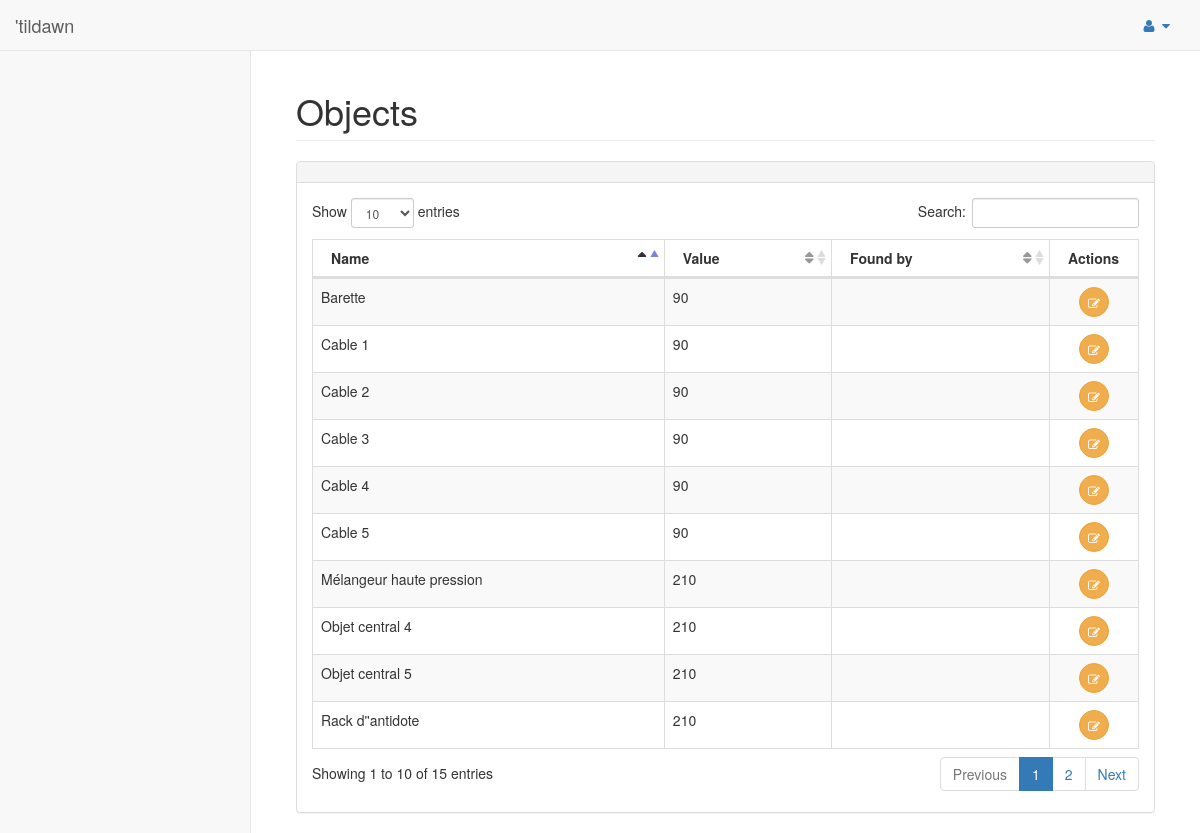
The app's page /pages/objects.php with its own data.
### tables this page shows
CREATE TABLE Objects (
    id INT NOT NULL AUTO_INCREMENT,
	name VARCHAR(32) NOT NULL UNIQUE,
	`found` BOOLEAN NOT NULL DEFAULT FALSE, 
	`value` INT NOT NULL,
	teamId INT,
	main BOOLEAN,
	 

	
	PRIMARY KEY(id),
	FOREIGN KEY(teamId) REFERENCES Teams(id)
);

### model/objects.php (called while the page is built, shortened)
<?php
include_once('../model/db.php');
function getAllObjects(){
    $link = connect();
    $res = mysqli_query($link, 'select objects.id as id, objects.name as name, value, teams.name as foundby, `main` from objects left join teams on objects.teamId = teams.id;');
    return fetch_result($res);
}
?>

### controller/common.php (called while the page is built, shortened)
<?php
require("../model/objects.php");
function getObjects(){
	return getAllObjects();
}
?>

### model/db.php (called while the page is built, shortened)
<?php
function fetch_result($res) {
	$result = array();
	if($res != False){
	    while($row = mysqli_fetch_assoc($res)) {
            $result[] = $row;
        }
	}else{
		echo "No result";
	}
    return $result;
}
?>

### pages/objects.php (the view, shortened to what this page needs)
<!DOCTYPE html>
<?php
$objects = getObjects();
?>
<html lang="en">
<head>
    <link href="../vendor/bootstrap/css/bootstrap.min.css" rel="stylesheet">
    <link href="../vendor/metisMenu/metisMenu.min.css" rel="stylesheet">
    <link href="../dist/css/sb-admin-2.css" rel="stylesheet">
    <link href="../vendor/font-awesome/css/font-awesome.min.css" rel="stylesheet" type="text/css">
    <link href="../vendor/datatables-plugins/dataTables.bootstrap.css" rel="stylesheet">
    <link href="../vendor/datatables-responsive/dataTables.responsive.css" rel="stylesheet">
</head>
<body>
    <div id="wrapper">
        <?php include("nav.php");?>
        <div id="page-wrapper">
            <div class="container-fluid">
                <div class="row">
                    <div class="col-lg-12">
                        <h1 class="page-header">Objects</h1>
                    </div>
                </div>
				<div class="row">
                <div class="col-lg-12">
                    <div class="panel panel-default">
                        <div class="panel-heading">
                        </div>
                        <div class="panel-body">
                            <table width="100%" class="table table-striped table-bordered table-hover" id="dataTables-example">
                                <thead>
                                    <tr>
                                        <th>Name</th>
                                        <th>Value</th>
										<th>Found by</th>
										<th>Actions</th>
                                    </tr>
                                </thead>
                                <tbody>
								    <?php
									    $parity = 1;
									    foreach ($objects as $object){
										    if($parity == 1){
												echo '<tr class="odd">';
											}
                                            else{
												echo '<tr class="even">';
											}
                                            echo '<td>'.$object['name'].'</td>';
                               				echo '<td>'.$object['value'].'</td>';
											echo '<td>'.$object['foundby'].'</td>';
                                            echo '<td style="text-align: center;"><button type="button" class="btn btn-warning btn-circle" data-toggle="modal" data-target="#editObject" data-id="'. $object['id'] .'" data-name="'. $object['name'] .'" data-value="'. $object['value'] .'" data-foundby="'. $object['foundby'].'"><i class="fa fa-edit"></i></button></td>';
										    $parity = $parity + 1 % 2;
										}
								    ?>
                                </tbody>
                            </table>
                        </div>
                    </div>
                </div>
            </div>
            </div>
        </div>
    </div>
</body>
</html>

### records on screen
objects: name "Rack d''antidote", value "210"
objects: name "Mélangeur haute pression", value "210"
objects: name "Objet central 4", value "210"
objects: name "Objet central 5", value "210"
objects: name "Cable 1", value "90"
objects: name "Cable 2", value "90"
objects: name "Cable 3", value "90"
objects: name "Cable 4", value "90"
objects: name "Cable 5", value "90"
objects: name "Barette", value "90"
